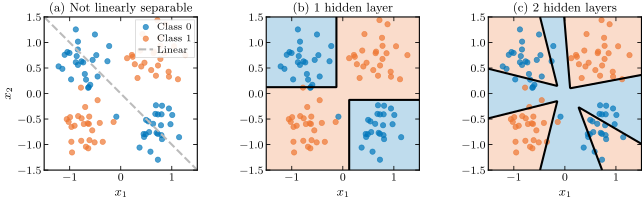

Here is the Python script that generated this plot:
"""
Figure showing how neural networks learn nonlinear decision boundaries.
Demonstrates the power of composing linear transformations with nonlinearities.
"""

import matplotlib.pyplot as plt
import numpy as np
from pathlib import Path

# Load publication style
plt.style.use(Path("~/.claude/skills/matplotlib-publication/matplotlibrc").expanduser())

DOUBLE_COL = 6.75
COLORS = {
    'blue': '#0077BB',
    'orange': '#EE7733',
    'teal': '#009988',
    'gray': '#BBBBBB',
}

# Set random seed for reproducibility
np.random.seed(42)

# Generate XOR-like data
n_points = 50
# Class 0: top-left and bottom-right
x0_1 = np.random.randn(n_points // 2, 2) * 0.3 + np.array([-0.7, 0.7])
x0_2 = np.random.randn(n_points // 2, 2) * 0.3 + np.array([0.7, -0.7])
x0 = np.vstack([x0_1, x0_2])

# Class 1: top-right and bottom-left
x1_1 = np.random.randn(n_points // 2, 2) * 0.3 + np.array([0.7, 0.7])
x1_2 = np.random.randn(n_points // 2, 2) * 0.3 + np.array([-0.7, -0.7])
x1 = np.vstack([x1_1, x1_2])

# Create meshgrid for decision boundaries
xx, yy = np.meshgrid(np.linspace(-1.5, 1.5, 200), np.linspace(-1.5, 1.5, 200))
grid = np.c_[xx.ravel(), yy.ravel()]

def relu(x):
    return np.maximum(0, x)

def sigmoid(x):
    return 1 / (1 + np.exp(-np.clip(x, -500, 500)))

# Simple 1-hidden-layer network (manually tuned to show XOR-like boundary)
# This creates a piecewise linear boundary
def simple_network(x):
    # Hidden layer: 4 neurons
    W1 = np.array([[1, 1], [-1, -1], [1, -1], [-1, 1]]) * 2
    b1 = np.array([0, 0, 0, 0])
    h1 = relu(x @ W1.T + b1)

    # Output layer
    W2 = np.array([1, 1, -1, -1])
    b2 = 0.5
    out = sigmoid(h1 @ W2 + b2)
    return out

# Deeper network (smoother boundary)
def deep_network(x):
    # Layer 1
    W1 = np.array([[1.5, 1.5], [-1.5, -1.5], [1.5, -1.5], [-1.5, 1.5], [1, 0], [0, 1]])
    b1 = np.array([0, 0, 0, 0, 0, 0])
    h1 = relu(x @ W1.T + b1)

    # Layer 2
    W2 = np.array([[1, 1, -1, -1, 0.5, 0.5],
                   [-1, -1, 1, 1, -0.5, -0.5],
                   [0.5, 0.5, 0.5, 0.5, 1, -1],
                   [-0.5, -0.5, -0.5, -0.5, -1, 1]]) * 1.5
    b2 = np.zeros(4)
    h2 = relu(h1 @ W2.T + b2)

    # Output
    W3 = np.array([1, 1, -0.5, -0.5])
    b3 = -0.5
    out = sigmoid(h2 @ W3 + b3)
    return out

# Create figure
fig, axes = plt.subplots(1, 3, figsize=(DOUBLE_COL, 2.0))

# Panel (a): Data only - shows the problem
ax = axes[0]
ax.scatter(x0[:, 0], x0[:, 1], c=COLORS['blue'], s=15, alpha=0.7, label='Class 0')
ax.scatter(x1[:, 0], x1[:, 1], c=COLORS['orange'], s=15, alpha=0.7, label='Class 1')
# Show that linear boundary fails
ax.plot([-1.5, 1.5], [1.5, -1.5], '--', color=COLORS['gray'], linewidth=1.5, label='Linear')
ax.set_xlim(-1.5, 1.5)
ax.set_ylim(-1.5, 1.5)
ax.set_xlabel('$x_1$')
ax.set_ylabel('$x_2$')
ax.set_title('(a) Not linearly separable')
ax.set_aspect('equal')
ax.legend(loc='upper right', framealpha=0.9)

# Panel (b): Shallow network - piecewise linear boundary
ax = axes[1]
Z_simple = simple_network(grid).reshape(xx.shape)
ax.contourf(xx, yy, Z_simple, levels=[0, 0.5, 1], colors=[COLORS['blue'], COLORS['orange']], alpha=0.25)
ax.contour(xx, yy, Z_simple, levels=[0.5], colors=['black'], linewidths=1.5)
ax.scatter(x0[:, 0], x0[:, 1], c=COLORS['blue'], s=15, alpha=0.7)
ax.scatter(x1[:, 0], x1[:, 1], c=COLORS['orange'], s=15, alpha=0.7)
ax.set_xlim(-1.5, 1.5)
ax.set_ylim(-1.5, 1.5)
ax.set_xlabel('$x_1$')
ax.set_title('(b) 1 hidden layer')
ax.set_aspect('equal')

# Panel (c): Deep network - smooth boundary
ax = axes[2]
Z_deep = deep_network(grid).reshape(xx.shape)
ax.contourf(xx, yy, Z_deep, levels=[0, 0.5, 1], colors=[COLORS['blue'], COLORS['orange']], alpha=0.25)
ax.contour(xx, yy, Z_deep, levels=[0.5], colors=['black'], linewidths=1.5)
ax.scatter(x0[:, 0], x0[:, 1], c=COLORS['blue'], s=15, alpha=0.7)
ax.scatter(x1[:, 0], x1[:, 1], c=COLORS['orange'], s=15, alpha=0.7)
ax.set_xlim(-1.5, 1.5)
ax.set_ylim(-1.5, 1.5)
ax.set_xlabel('$x_1$')
ax.set_title('(c) 2 hidden layers')
ax.set_aspect('equal')

# Save
fig.savefig('nonlinear_decision_boundary.pdf', bbox_inches='tight')
plt.close()

print("Saved nonlinear_decision_boundary.pdf")
